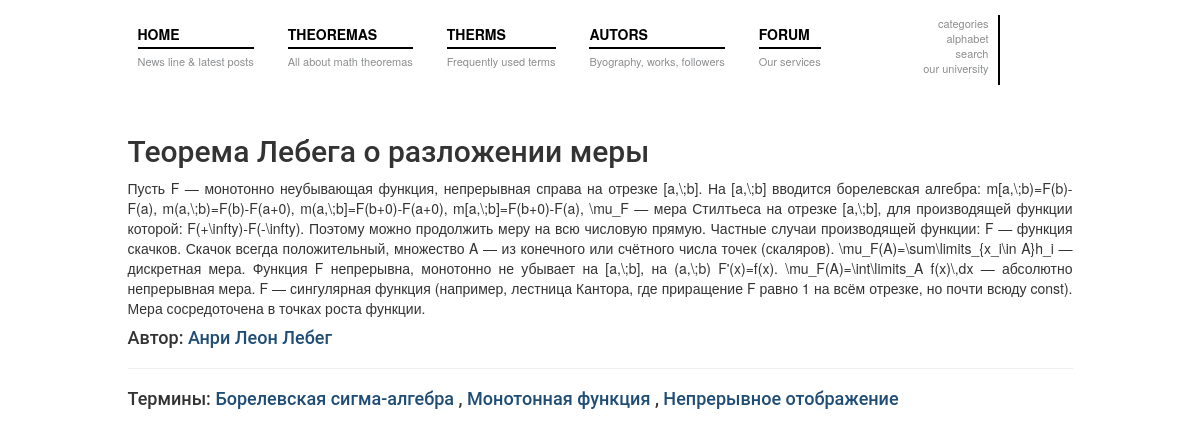
/theorem/3/, run on the app's committed database.
### matan/models.py (models this page shows, shortened)
class Theorem(models.Model):
    title = models.CharField(max_length=100, verbose_name=u'Теорема')
    substantiation = models.TextField(verbose_name=u'Доказательство')
    author = models.ManyToManyField('Author', verbose_name=u'Автор')
    term = models.ManyToManyField('Term', verbose_name=u'Термин')
    class Meta:
        ordering=['title']
    '''
    def save(self):
        for i in Term.objects.all():
            if re.search(i.title, self.substantiation):
                i.theorem = self
                self.terms = True

    и потом вызывать другой метод, уже в представлениях, который будет отбирать дочерние элементы theorem.term_set.all() и отображать их
    позже обдумаю - помогу дописать. сейчас уже спать))

    идея состояла в том, что перед сохранением - выполнить проверку на вхождение в текст имеющихся терминов. и потом, при рендере теоремы
    во вьюшке - уже знать какие термины находятся внутри, и парсить (разделять текст ради ссылок) только по ним.
    только идея не совсем идеальна, после сохранения теоремы могут быть добавлены новые термины. которые тоже будут внутри главного текста теоремы

    скорее всего вся логика ляжет на views
    '''
    class Meta:
        ordering=['title']

class Author(models.Model):
    first_name = models.CharField(max_length=100, verbose_name=u'Имя')
    last_name = models.CharField(max_length=100, verbose_name=u'Фамилия')
    biagrafiya = models.TextField(verbose_name=u'Биаграфия')
    class Meta:
        ordering = ["last_name"]
    def __unicode__(self):
        return '%s %s' % (self.first_name, self.last_name)

class Term(models.Model):
    title = models.CharField(max_length=100, verbose_name=u'Термин')
    determination = models.TextField(verbose_name=u'Определение')
    class Meta:
        ordering=['title']

### matan/views.py (the view)
# urls.py: url(r'^theorem/(?P<pk>\d+)/$', views.TheoremDetail.as_view(), name='theorem_detail'),
class TheoremDetail(DetailView):
    model = Theorem
    template_name = 'matan/theorem_detail.html'
    context_object_name = 'theorem'

### matan/templates/matan/theorem_detail.html (shortened to what this page needs)
{% extends 'matan/base.html' %}
{% block content %}
    {% if theorem %}
        <h2>{{ theorem.title }}</h2>
        <p class="text-justify">{{ theorem.substantiation }}</p>
        <h4>Автор:
        {% for author in theorem.author.all %}
            <a href="{% url 'author_detail' pk=author.id %}">{{ author }}</a>
        {% endfor %}
        </h4>
        <hr>
        <h4>Термины:
        {% for term in theorem.term.all %}
            <a href="{% url 'term_detail' pk=term.id %}">{{ term.title }}</a>
             {% if not forloop.last %}, {% endif %}
        {% endfor %}
        </h4>
    {% endif %}
{% endblock %}

### matan/static/css/custom.css (style rules this page uses)
html, body, div, span, applet, object, iframe, h1, h2, h3, h4, h5, h6, p, blockquote, pre, a, abbr, acronym, address, big, cite, code, del, dfn, em, img, ins, kbd, q, s, samp, small, strike, strong, sub, sup, tt, var, b, u, i, center, dl, dt, dd, ol, ul, li, fieldset, form, label, legend, table, caption, tbody, tfoot, thead, tr, th, td, article, aside, canvas, details, embed, figure, figcaption, footer, header, hgroup, menu, nav, output, ruby, section, summary, time, mark, audio, video { margin: 0; padding: 0; border: 0; font: inherit; font-size: 100%; vertical-align: baseline }
html { line-height: 1 }
body, html { min-width: 1071px }
html { -webkit-text-size-adjust: none; font-size: 62.5% }
body { font-size: 13px; font-family: DIN, sans-serif; color: #8c8e90 }
a { outline: none; -moz-transition: 0.1s all ease-in; -o-transition: 0.1s all ease-in; -webkit-transition: 0.1s all ease-in; transition: 0.1s all ease-in; text-decoration: none }

### matan/static/css/style.css (style rules this page uses)
h1, h2, h3, h4, h5, h6 { font-family: Roboto, Corbel, Avenir, 'Lucida Grande', 'Lucida Sans', sans-serif; }
a { color: #1F4D75; text-decoration: none; }

### data on the page
Theorem: title "Теорема Лебега о разложении меры", substantiation "Пусть F — монотонно неубывающая функция, непрерывная справа на отрезке [a,\\;b]. На [a,\\;b] вводится борелевская алгебра: m[a,\\;b)=F(b)-F(a), m(a,\\;b)=F(b)-F(a+0), m(a,\\;b]=F(b+0)-F(a+0), m[a,\\;b]=F(b+0)-F(a), \\mu_F — мера Стилтьеса на отрезке [a,\\;b], для производящей функции которой: F(+\\infty)-F(-\\infty). Поэтому можно продолжить меру на всю числовую прямую. Частные случаи производящей функции: F — функция скачков. Скачок всегда положительный, множество A — из конечного или счётного числа точек (скаляров). \\mu_F(A)=\\sum\\limits_{x_i\\in A}h_i — дискретная мера. Функция F непрерывна, монотонно не убывает на [a,\\;b], на (a,\\;b) F'(x)=f(x). \\mu_F(A)=\\int\\limits_A f(x)\\,dx — абсолютно…"
Author: first_name+last_name "Анри Леон Лебег"
Term: title "Борелевская сигма-алгебра"
Term: title "Монотонная функция"
Term: title "Непрерывное отображение"
